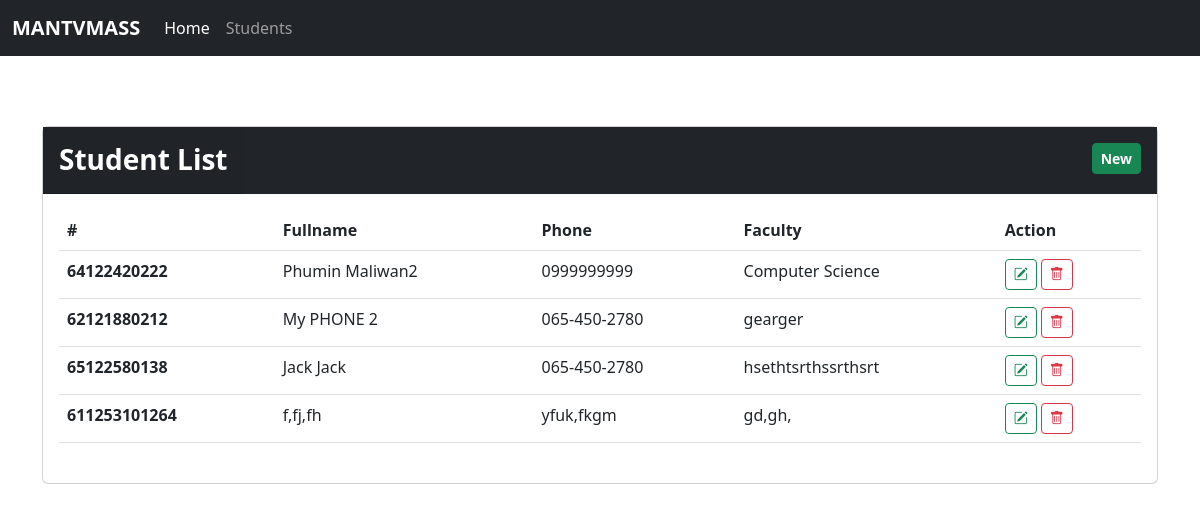
/students, run on the app's committed database.
### server.py (models this page shows, shortened)
class Student(db.Model):
    sid = db.Column(db.String, primary_key=True)
    sname = db.Column(db.String, nullable=False)
    smobile = db.Column(db.String, nullable=False)
    sfaculty = db.Column(db.String, nullable=False)

### server.py (the view)
@app.route('/students')
def students():
    stds = Student.query.all()
    return render_template("student/index.html", students=stds, title="Student List")

### templates/student/index.html (shortened to what this page needs)
{% extends "layout.html" %}
{% block content %}
    <div class="container">
        <div style="margin-top: 70px;">
            <div class="card">
                <div class="d-flex justify-content-between bg-dark">
                    <div class="card-header fw-bold h3 p-3 text-white">
                        {{ title }}
                    </div>
                    <div class="mt-3 me-3">
                        <a href="{{ url_for('new') }}" class="btn btn-success btn-sm fw-bold">
                            New
                        </a>
                    </div>
                </div>
                <div class="card-body pb-4 pt-3">
                    <div class="table-responsive">
                        <table class="table">
                            <thead>
                            <tr>
                                <th scope="col">#</th>
                                <th scope="col">Fullname</th>
                                <th scope="col">Phone</th>
                                <th scope="col">Faculty</th>
                                <th scope="col">Action</th>
                            </tr>
                            </thead>
                            <tbody>
                                {% for std in students %}
                                    <tr>
                                        <th>{{ std.sid }}</th>
                                        <td>{{ std.sname }}</td>
                                        <td>{{ std.smobile }}</td>
                                        <td>{{ std.sfaculty }}</td>
                                        <td>
                                            <a href="" class="btn btn-outline-success btn-sm">
                                                <i class="bi bi-pencil-square"></i>
                                            </a>
                                            <a href="" class="btn btn-outline-danger btn-sm">
                                                <i class="bi bi-trash"></i>
                                            </a>
                                        </td>
                                    </tr>
                                {% endfor %}
                            </tbody>
                        </table>
                    </div>
                </div>
            </div>
        </div>
    </div>
{% endblock %}

### templates/layout.html (shortened to what this page needs)
<!DOCTYPE html>
<html lang="en">
<head>
    <link rel="stylesheet" href="https://cdn.jsdelivr.net/npm/bootstrap@5.3.0-alpha1/dist/css/bootstrap.min.css">
    <link rel="stylesheet" href="https://cdn.jsdelivr.net/npm/bootstrap-icons@1.3.0/font/bootstrap-icons.css">
</head>
<body>
    {% include "components/navbar.html" %}
    {% block content %}{% endblock %}
</body>
</html>

### templates/components/navbar.html (shortened to what this page needs)
<nav class="navbar navbar-expand-lg bg-dark" data-bs-theme="dark">
    <div class="container-fluid">
        <a class="navbar-brand fw-bold" href="{{ url_for('index') }}">
            MANTVMASS
        </a>
        <div class="collapse navbar-collapse" id="navbarNav">
            <ul class="navbar-nav">
                <li class="nav-item">
                    <a class="nav-link active" aria-current="page" href="{{ url_for('index') }}">Home</a>
                </li>
                <li class="nav-item">
                    <a class="nav-link" href="{{ url_for('students') }}">Students</a>
                </li>
            </ul>
        </div>
    </div>
</nav>

### data on the page
Student: sid "64122420222", sname "Phumin Maliwan2", smobile "0999999999", sfaculty "Computer Science"
Student: sid "62121880212", sname "My PHONE 2", smobile "065-450-2780", sfaculty "gearger"
Student: sid "65122580138", sname "Jack Jack", smobile "065-450-2780", sfaculty "hsethtsrthssrthsrt"
Student: sid "611253101264", sname "f,fj,fh", smobile "yfuk,fkgm", sfaculty "gd,gh,"

### other printed values
{{ title }} "Student List"
